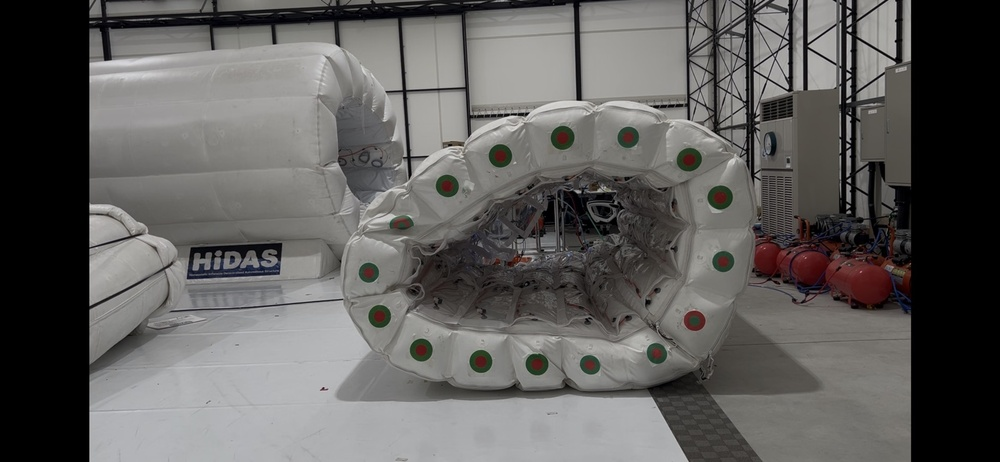
#> input picture study/images/1.jpg, 1000 x 462 px, shrunk from 1882 x 870 before the run
$ python color_search_photo.py
#> lines starting #> are read from the running program, lines starting #| are printed output that depends on the picture; after the words box and inside, x2 and y2 are one past the last pixel; in counts of white or black regions, pixels touching at a corner belong together
#色の閾値を調整するためのコード（画像版）

import cv2
import numpy as np

# === パラメータ ===
MIN_AREA = 15  # ここ未満のピクセル数を持つ成分は捨てる

# === 入力画像 ===
input_path = "../images/1.jpg"
image = cv2.imread(input_path)
#> image is the input picture: shape (462, 1000, 3); mean B, G, R 93.4, 95, 96.5
if image is None:
    raise FileNotFoundError(f"画像が読み込めません: {input_path}")
hsv = cv2.cvtColor(image, cv2.COLOR_BGR2HSV)
#> hsv: shape (462, 1000, 3); mean H, S, V 40.6, 16.6, 97.3

# === HSV 色範囲 ===
lower_red1 = np.array([0,   100,   0])
upper_red1 = np.array([5,   255, 255])
lower_red2 = np.array([177, 100,   0])
upper_red2 = np.array([180, 255, 255])   # 0〜180 の両端をまたぐため 170 から
lower_green = np.array([30,  30,   0])
upper_green = np.array([90, 255, 255])

# === マスク生成（色抽出）===
mask_red  = cv2.bitwise_or(cv2.inRange(hsv, lower_red1, upper_red1),
                           cv2.inRange(hsv, lower_red2, upper_red2))
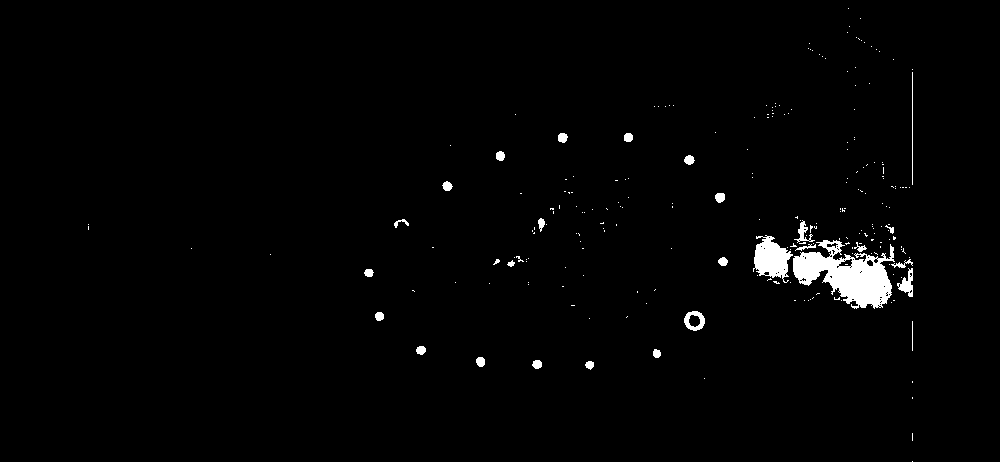
#> mask_red: shape (462, 1000); 1.6% white; 233 white regions (204 under 20 px), largest, box (x1, y1, x2, y2) and area: (793, 240, 895, 309) 3660, (753, 235, 793, 283) 1113, (684, 311, 705, 331) 226
mask_green = cv2.inRange(hsv, lower_green, upper_green)
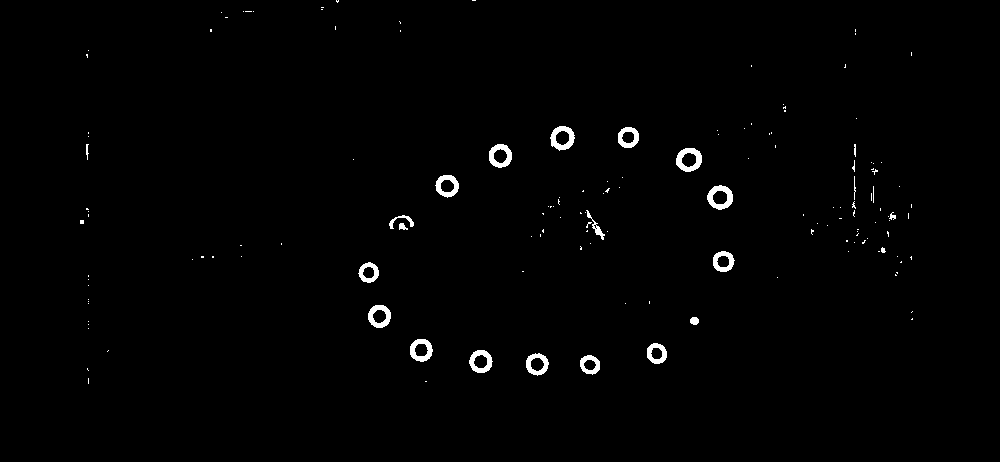
#> mask_green: shape (462, 1000); 1% white; 149 white regions (126 under 20 px), largest, box (x1, y1, x2, y2) and area: (676, 148, 702, 172) 345, (707, 185, 733, 210) 341, (550, 126, 575, 151) 325

# === 小領域除去（輪郭を塗りつぶさず形状維持）===
def filter_small_components(mask, min_area):
#> called with min_area = 15
    num, labels, stats, _ = cv2.connectedComponentsWithStats(mask, connectivity=8)
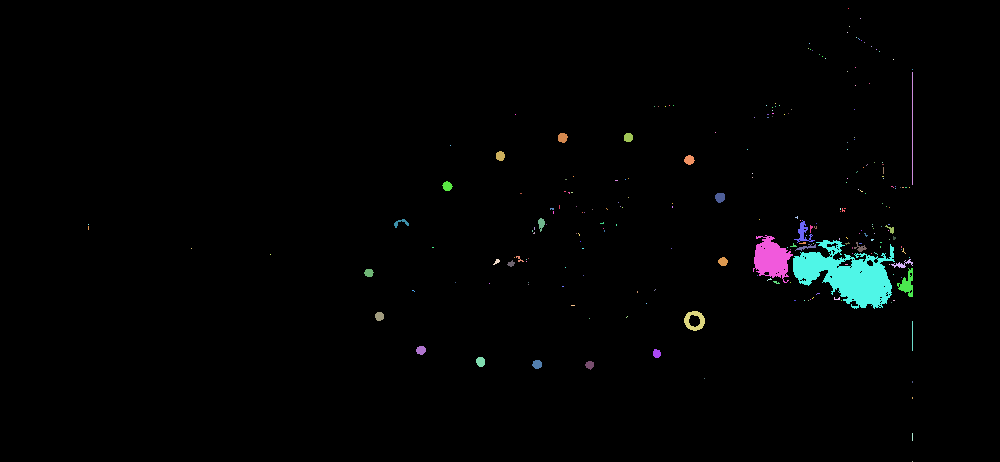
#> labels: shape (462, 1000) int32; 234 distinct labels, from 0 to 233; one colour per label, 0 black
#> num = 234; stats = 234 rows, first 6: [0, 0, 1000, 462, 454705], [848, 8, 1, 1, 1], [860, 18, 1, 1, 1], [849, 26, 1, 1, 1], [847, 32, 1, 1, 1], [856, 37, 1, 1, 1]
    filtered = np.zeros_like(mask)
    for i in range(1, num):                      # 0番は背景
        if stats[i, cv2.CC_STAT_AREA] >= min_area:
            filtered[labels == i] = 255
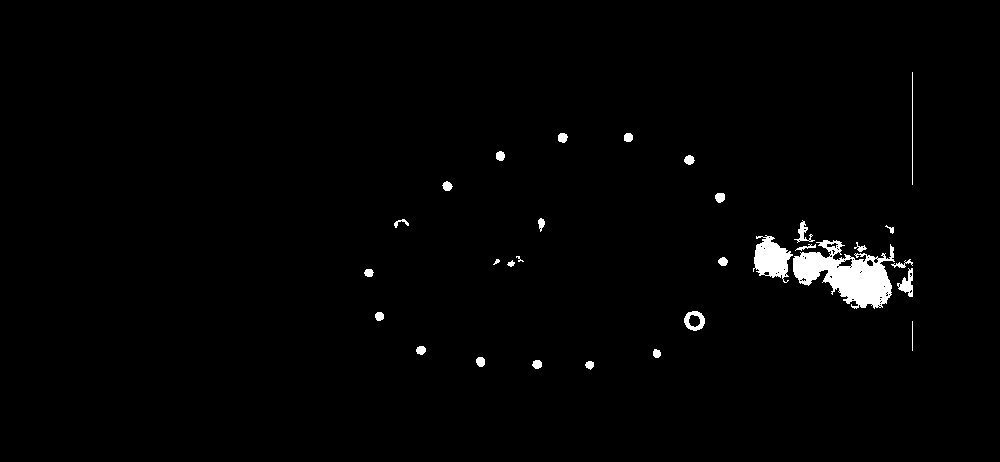
#> filtered: shape (462, 1000); 1.5% white; 30 white regions (1 under 20 px), largest, box (x1, y1, x2, y2) and area: (793, 240, 895, 309) 3660, (753, 235, 793, 283) 1113, (684, 311, 705, 331) 226
    return filtered

mask_red_filtered   = filter_small_components(mask_red,   MIN_AREA)
mask_green_filtered = filter_small_components(mask_green, MIN_AREA)
#> call 2 of filter_small_components, with min_area = 15
#> in filter_small_components (call 2), `num, labels, stats, _ = cv2.connectedComponentsWithStats(mask, connect..`: labels: shape (462, 1000) int32; 150 distinct labels, from 0 to 149
#> in filter_small_components (call 2), `num, labels, stats, _ = cv2.connectedComponentsWithStats(mask, connect..`: num = 150; stats = 150 rows, first 6: [0, 0, 1000, 462, 457179], [336, 0, 3, 3, 6], [472, 0, 4, 1, 4], [321, 7, 3, 1, 3], [321, 9, 2, 1, 2], [243, 11, 1, 1, 1]
#> after the loop in filter_small_components (call 2), `for i in range(1, num):`:
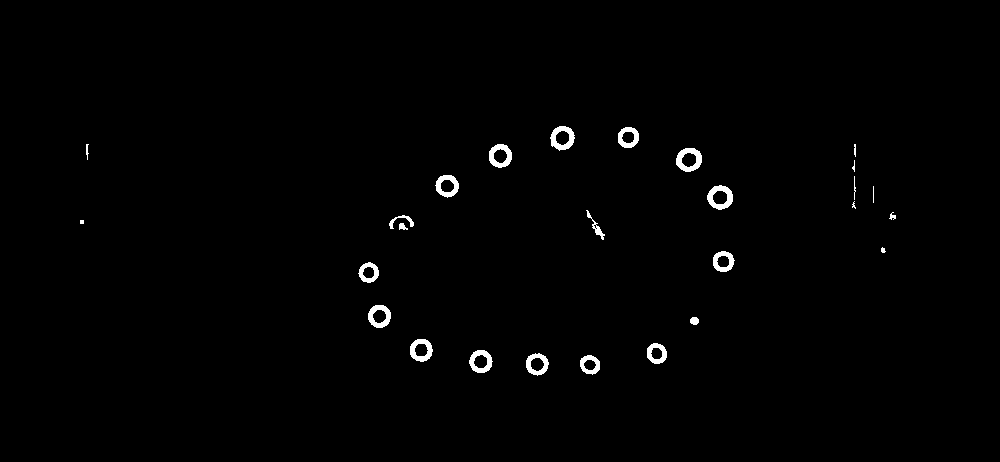
#> filtered: shape (462, 1000); 0.97% white; 27 white regions (4 under 20 px), largest, box (x1, y1, x2, y2) and area: (676, 148, 702, 172) 345, (707, 185, 733, 210) 341, (550, 126, 575, 151) 325

# === 可視化用合成 ===
output = np.zeros_like(image)
output[mask_red_filtered   > 0] = [0,   0, 255]  # 赤領域 → 青チャンネル0, 緑0, 赤255
output[mask_green_filtered > 0] = [0, 255,   0]  # 緑領域

# === 表示 ===
#cv2.imshow("Red Mask (area-filtered)",   mask_red_filtered)
#cv2.imshow("Green Mask (area-filtered)", mask_green_filtered)
cv2.imshow("Combined Output",            output)
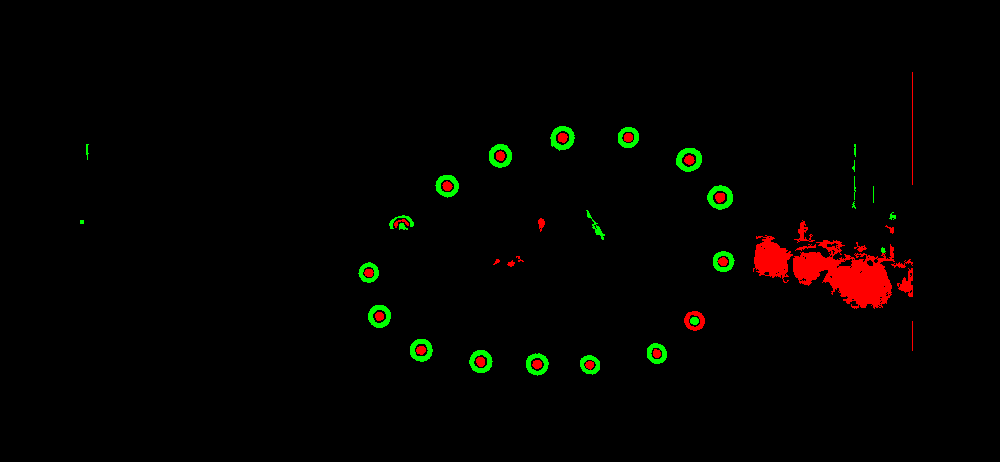
#> window 'Combined Output': shape (462, 1000, 3); mean B, G, R 0, 2.5, 3.8
cv2.waitKey(0)
cv2.destroyAllWindows()
